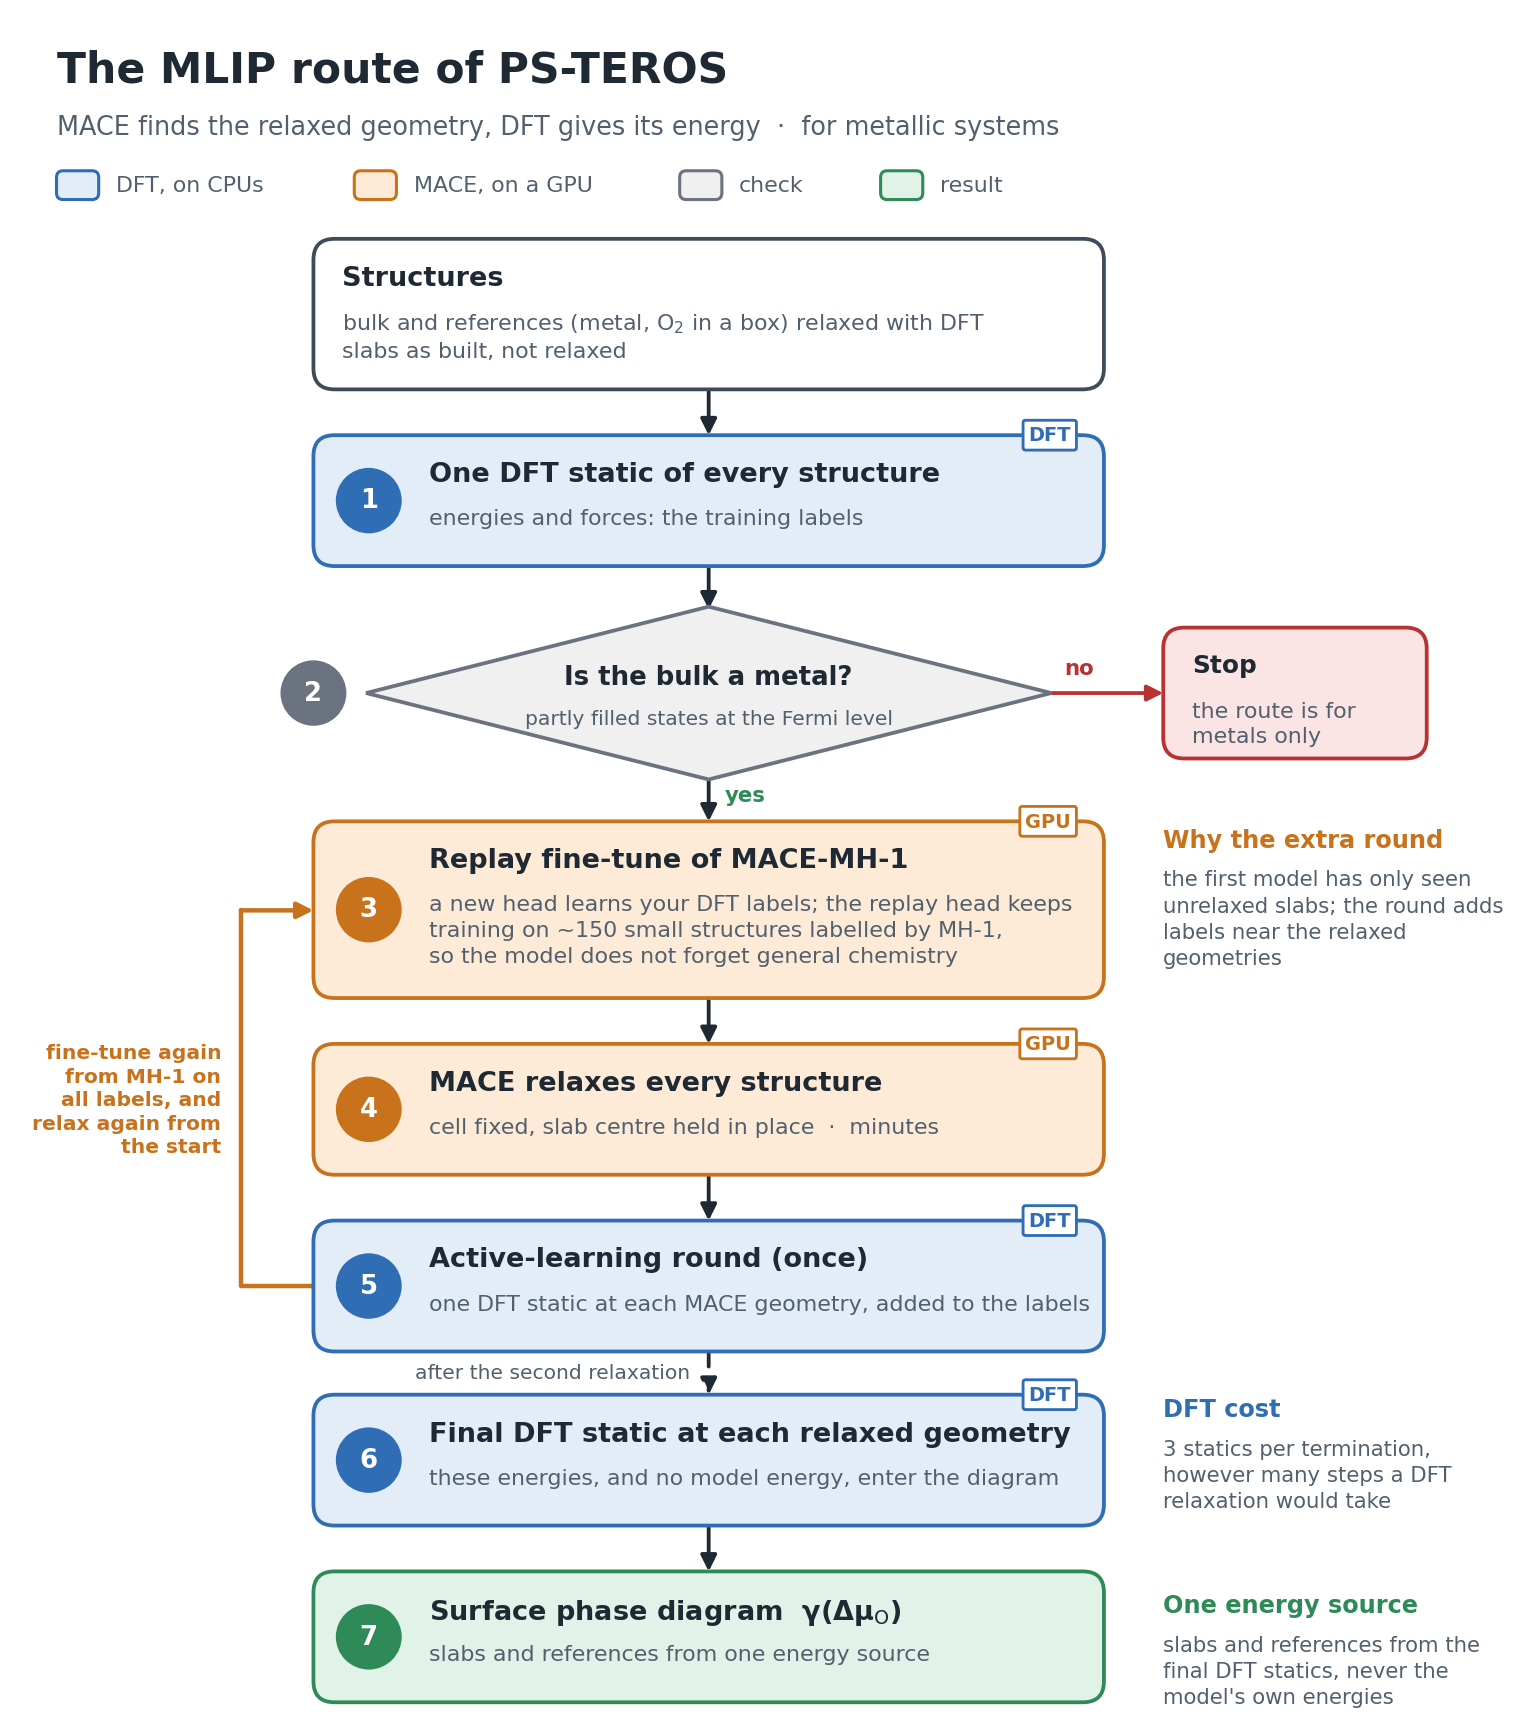

Write the Python code that produced this figure.
"""Draw the flowchart of the MLIP route of psteros: ``python docs/images/mlip_route.py`` writes mlip_route.png/.svg."""

from __future__ import annotations

from pathlib import Path

import matplotlib

matplotlib.use("Agg")
import matplotlib.pyplot as plt
from matplotlib.patches import FancyArrowPatch, FancyBboxPatch, Polygon

HERE = Path(__file__).resolve().parent
INK = "#1f2933"
MUTED = "#52606d"
STYLE = {
    "input": ("#ffffff", "#3e4c59"),
    "dft": ("#e3edf8", "#2f6db5"),
    "gpu": ("#fdebd7", "#c9721c"),
    "check": ("#f0f0f0", "#6b7280"),
    "result": ("#e1f3e8", "#2e8b57"),
    "stop": ("#fbe4e4", "#b83232"),
}


def box(ax, x, y, w, h, kind, title, body="", number=None, title_size=11.5):
    face, edge = STYLE[kind]
    ax.add_patch(FancyBboxPatch((x, y), w, h, boxstyle="round,pad=0,rounding_size=0.16",
                                facecolor=face, edgecolor=edge, linewidth=1.6, zorder=2))
    left = x + 0.22
    if number is not None:
        ax.add_patch(plt.Circle((x + 0.42, y + h / 2), 0.25, facecolor=edge, edgecolor="none", zorder=3))
        ax.text(x + 0.42, y + h / 2, str(number), ha="center", va="center", color="white",
                fontsize=11, fontweight="bold", zorder=4)
        left = x + 0.88
    if body:
        ax.text(left, y + h - 0.2, title, ha="left", va="top", fontsize=title_size, fontweight="bold",
                color=INK, zorder=4)
        ax.text(left, y + h - 0.56, body, ha="left", va="top", fontsize=9.4, color=MUTED, zorder=4,
                linespacing=1.35)
    else:
        ax.text(left, y + h / 2, title, ha="left", va="center", fontsize=title_size, fontweight="bold",
                color=INK, zorder=4)


def tag(ax, right, top, text, kind):
    """A small label on the top border of a box, near its right end."""

    face, edge = STYLE[kind]
    ax.text(right - 0.25, top, text, ha="right", va="center", fontsize=8.2, fontweight="bold", color=edge, zorder=5,
            bbox=dict(boxstyle="round,pad=0.28,rounding_size=0.12", facecolor="white", edgecolor=edge, linewidth=1.2))


def arrow(ax, start, end, color=INK, style="-|>", connection="arc3", width=1.6, dashed=False):
    ax.add_patch(FancyArrowPatch(start, end, arrowstyle=style, mutation_scale=14, color=color, linewidth=width,
                                 connectionstyle=connection, linestyle=(0, (4, 3)) if dashed else "-", zorder=1,
                                 shrinkA=0, shrinkB=0))


def main() -> None:
    width, height = 11.0, 13.0
    fig, ax = plt.subplots(figsize=(width, height))
    ax.set_xlim(0, width)
    ax.set_ylim(0, height)
    ax.axis("off")
    x, w = 2.25, 6.0  # main column
    cx, right = x + w / 2, x + w
    side = right + 0.45  # side notes

    ax.text(0.3, 12.75, "The MLIP route of PS-TEROS", fontsize=18, fontweight="bold", color=INK, va="top")
    ax.text(0.3, 12.25, "MACE finds the relaxed geometry, DFT gives its energy  ·  for metallic systems",
            fontsize=10.8, color=MUTED, va="top")
    legend_x = 0.3
    for kind, label in (("dft", "DFT, on CPUs"), ("gpu", "MACE, on a GPU"), ("check", "check"), ("result", "result")):
        face, edge = STYLE[kind]
        ax.add_patch(FancyBboxPatch((legend_x, 11.6), 0.32, 0.22, boxstyle="round,pad=0,rounding_size=0.05",
                                    facecolor=face, edgecolor=edge, linewidth=1.3))
        ax.text(legend_x + 0.45, 11.71, label, fontsize=9.4, color=MUTED, va="center")
        legend_x += 0.45 + 0.105 * len(label) + 0.55

    # 0 inputs
    box(ax, x, 10.15, w, 1.15, "input", "Structures",
        "bulk and references (metal, O$_2$ in a box) relaxed with DFT\nslabs as built, not relaxed")
    arrow(ax, (cx, 10.15), (cx, 9.8))
    # 1 first statics
    box(ax, x, 8.8, w, 1.0, "dft", "One DFT static of every structure",
        "energies and forces: the training labels", number=1)
    tag(ax, right, 9.8, "DFT", "dft")
    arrow(ax, (cx, 8.8), (cx, 8.47))
    # 2 metal check (diamond)
    dy, dh, dw = 7.83, 0.66, 2.6
    ax.add_patch(Polygon([(cx, dy + dh), (cx + dw, dy), (cx, dy - dh), (cx - dw, dy)], closed=True,
                         facecolor=STYLE["check"][0], edgecolor=STYLE["check"][1], linewidth=1.6, zorder=2))
    ax.add_patch(plt.Circle((cx - dw - 0.4, dy), 0.25, facecolor=STYLE["check"][1], edgecolor="none", zorder=3))
    ax.text(cx - dw - 0.4, dy, "2", ha="center", va="center", color="white", fontsize=11, fontweight="bold", zorder=4)
    ax.text(cx, dy + 0.12, "Is the bulk a metal?", ha="center", va="center", fontsize=11, fontweight="bold",
            color=INK, zorder=4)
    ax.text(cx, dy - 0.2, "partly filled states at the Fermi level", ha="center", va="center", fontsize=8.6,
            color=MUTED, zorder=4)
    box(ax, side, dy - 0.5, 2.0, 1.0, "stop", "Stop", "the route is for\nmetals only", title_size=10.5)
    arrow(ax, (cx + dw, dy), (side, dy), color=STYLE["stop"][1])
    ax.text(cx + dw + 0.1, dy + 0.14, "no", fontsize=9, color=STYLE["stop"][1], fontweight="bold")
    arrow(ax, (cx, dy - dh), (cx, 6.85))
    ax.text(cx + 0.12, dy - dh - 0.17, "yes", fontsize=9, color=STYLE["result"][1], fontweight="bold")
    # 3 fine-tune
    box(ax, x, 5.5, w, 1.35, "gpu", "Replay fine-tune of MACE-MH-1",
        "a new head learns your DFT labels; the replay head keeps\n"
        "training on ~150 small structures labelled by MH-1,\nso the model does not forget general chemistry", number=3)
    tag(ax, right, 6.85, "GPU", "gpu")
    arrow(ax, (cx, 5.5), (cx, 5.15))
    # 4 relax
    box(ax, x, 4.15, w, 1.0, "gpu", "MACE relaxes every structure",
        "cell fixed, slab centre held in place  ·  minutes", number=4)
    tag(ax, right, 5.15, "GPU", "gpu")
    arrow(ax, (cx, 4.15), (cx, 3.8))
    # 5 active learning
    box(ax, x, 2.8, w, 1.0, "dft", "Active-learning round (once)",
        "one DFT static at each MACE geometry, added to the labels", number=5)
    tag(ax, right, 3.8, "DFT", "dft")
    # loop back to the fine-tune, in the left margin
    loop = STYLE["gpu"][1]
    lx = x - 0.55
    ax.plot([x, lx, lx], [3.3, 3.3, 6.17], color=loop, linewidth=1.9, solid_capstyle="round", zorder=1)
    arrow(ax, (lx, 6.17), (x, 6.17), color=loop, width=1.9)
    ax.text(lx - 0.15, 4.72, "fine-tune again\nfrom MH-1 on\nall labels, and\nrelax again from\nthe start", fontsize=8.6,
            color=loop, ha="right", va="center", fontweight="bold", linespacing=1.3)
    arrow(ax, (cx, 2.8), (cx, 2.47), dashed=True)
    ax.text(cx - 0.14, 2.635, "after the second relaxation", fontsize=8.6, color=MUTED, va="center", ha="right")
    # 6 final statics
    box(ax, x, 1.47, w, 1.0, "dft", "Final DFT static at each relaxed geometry",
        "these energies, and no model energy, enter the diagram", number=6)
    tag(ax, right, 2.47, "DFT", "dft")
    arrow(ax, (cx, 1.47), (cx, 1.12))
    # 7 result
    box(ax, x, 0.12, w, 1.0, "result", "Surface phase diagram  γ(Δμ$_\\mathrm{O}$)",
        "slabs and references from one energy source", number=7)

    # side notes
    def note(y, head, text, color):
        ax.text(side, y, head, fontsize=10.2, fontweight="bold", color=color, va="top")
        ax.text(side, y - 0.32, text, fontsize=9, color=MUTED, va="top", linespacing=1.38)

    note(6.8, "Why the extra round", "the first model has only seen\nunrelaxed slabs; the round adds\nlabels near the "
         "relaxed\ngeometries", loop)
    note(2.45, "DFT cost", "3 statics per termination,\nhowever many steps a DFT\nrelaxation would take",
         STYLE["dft"][1])
    note(0.95, "One energy source", "slabs and references from the\nfinal DFT statics, never the\nmodel's own energies",
         STYLE["result"][1])

    for suffix in ("png", "svg"):
        fig.savefig(HERE / f"mlip_route.{suffix}", dpi=170, bbox_inches="tight", facecolor="white")


if __name__ == "__main__":
    main()
